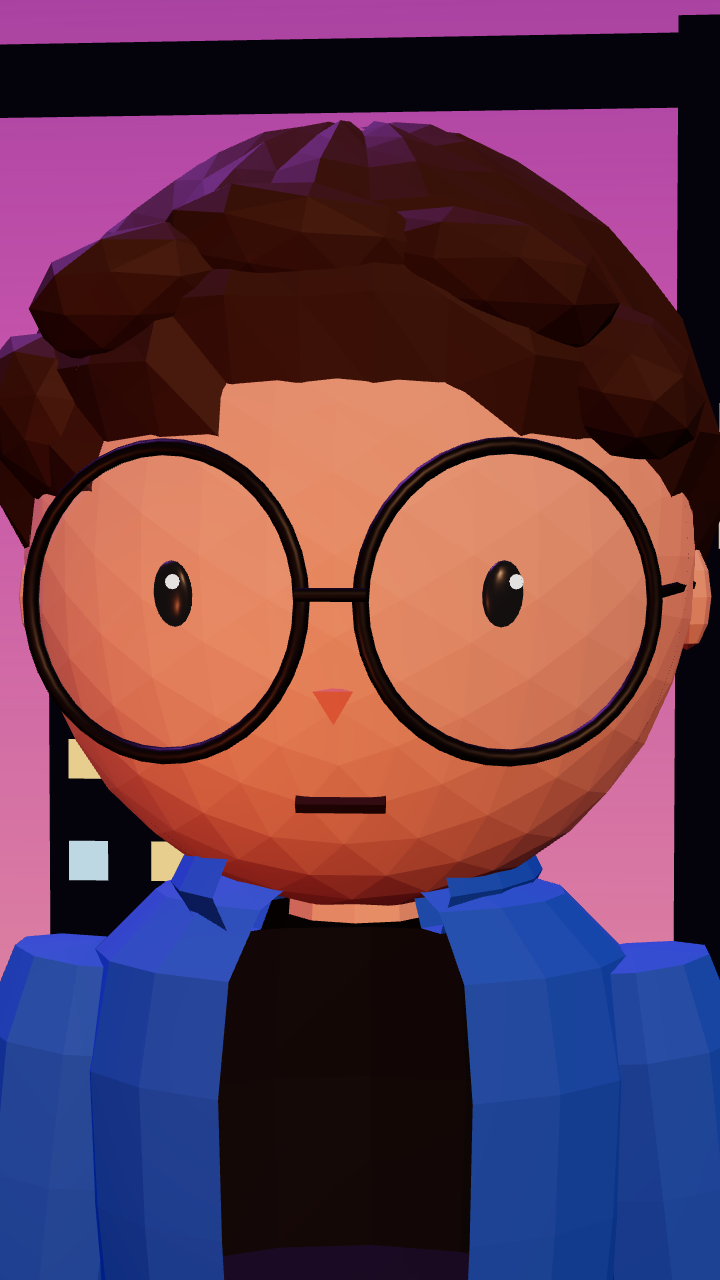
#> input picture characters/host-male/views/00_hero_reel_closeup.png, 720 x 1280 px
$ python -i render.py   (imports and definitions only)
#> lines starting #> are read from the running program, lines starting #| are printed output that depends on the picture
#> (reads reel_edit/project_source/track.json from the repository)
### reel_edit/project_source/lib.py
"""Motion-graphics primitives: premultiplied RGBA sprites, text, easing, blitting."""
import numpy as np, cv2, math
from PIL import Image, ImageDraw, ImageFont, ImageFilter

FD = __file__.rsplit("/", 1)[0] + "/fonts/"
W, H, FPS = 1080, 1920, 30

# ---------------------------------------------------------------- fonts
_fc = {}
def font(name, size, wght=None, opsz=None):
    k = (name, size, wght, opsz)
    if k in _fc: return _fc[k]
    f = ImageFont.truetype(FD + name, size, layout_engine=ImageFont.Layout.RAQM)
    if name == "Inter.ttf": f.set_variation_by_axes([opsz or 32, wght or 600])
    elif name in ("Montserrat.ttf", "Unbounded.ttf"): f.set_variation_by_axes([wght or 900])
    elif name == "BigShoulders.ttf": f.set_variation_by_axes([wght or 900, 72])
    _fc[k] = f; return f

BLACK = lambda s: font("Montserrat.ttf", s, 900)
XBOLD = lambda s: font("Montserrat.ttf", s, 800)
ANTON = lambda s: font("Anton-Regular.ttf", s)
INTER = lambda s, w=600: font("Inter.ttf", s, w)
SERIF = lambda s: font("InstrumentSerif-Italic.ttf", s)

# ---------------------------------------------------------------- colours
WHITE_G = ((255, 255, 255), (255, 233, 205))
LIME_G = ((240, 255, 130), (128, 255, 64))
LIME = (190, 255, 80)
RED = (255, 64, 64)
GOLD_G = ((255, 240, 170), (255, 190, 60))

# ---------------------------------------------------------------- easing
def clamp(x, a=0.0, b=1.0): return max(a, min(b, x))
def prog(t, t0, d): return clamp((t - t0) / d) if d > 0 else float(t >= t0)
def e_out_cubic(x): return 1 - (1 - x) ** 3
def e_in_cubic(x): return x ** 3
def e_io_cubic(x): return 4 * x ** 3 if x < .5 else 1 - (-2 * x + 2) ** 3 / 2
def e_out_expo(x): return 1 if x >= 1 else 1 - 2 ** (-10 * x)
def e_out_back(x, s=1.9): x -= 1; return 1 + (s + 1) * x ** 3 + s * x ** 2
def e_out_elastic(x):
    if x <= 0 or x >= 1: return x
    return 2 ** (-10 * x) * math.sin((x * 10 - .75) * 2 * math.pi / 3) + 1
def lerp(a, b, x): return a + (b - a) * x

# ---------------------------------------------------------------- sprites
class Sprite:
    """premultiplied float32 RGBA, anchor = centre."""
    def __init__(self, arr): self.a = arr.astype(np.float32)
    @property
    def w(self): return self.a.shape[1]
    @property
    def h(self): return self.a.shape[0]

# [70 lines left out: functions pil_to_sprite, grad, text_mask, make_text, not called in this run]

def pil_canvas(w, h): return Image.new("RGBA", (w, h), (0, 0, 0, 0))

# [54 lines left out: functions rounded_card, blit, not called in this run]

def new_canvas(): return np.zeros((H, W, 4), np.float32)

def over(dst, src):
    dst *= (1 - src[..., 3:4]); dst += src

### reel_edit/project_source/render.py
import sys, os, subprocess, numpy as np, cv2, math, time
from multiprocessing import Pool
# [1 line not run here, left out]
from lib import W, H, FPS
import timeline as TL

SRC_W, SRC_H = 720, 1280
MODE = sys.argv[1] if len(sys.argv) > 1 else "test"   # test | full
# [1 line not run here, left out]

def load_src():
    p = subprocess.run(["ffmpeg", "-v", "error", "-i", "src/in.mp4", "-vf", "scale=in_color_matrix=bt709:in_range=tv,format=rgb24",
                        "-f", "rawvideo", "-"], capture_output=True, check=True).stdout
    return np.frombuffer(p, np.uint8).reshape(-1, SRC_H, SRC_W, 3)
def load_alpha():
    p = subprocess.run(["ffmpeg", "-v", "error", "-i", "matte/alpha.avi", "-f", "rawvideo", "-pix_fmt", "gray", "-"],
                       capture_output=True, check=True).stdout
    return np.frombuffer(p, np.uint8).reshape(-1, SRC_H, SRC_W)

SRC = ALPHA = None
yy, xx = np.mgrid[0:H, 0:W].astype(np.float32)
_r = np.sqrt(((xx - W / 2) / (W * .62)) ** 2 + ((yy - H * .45) / (H * .62)) ** 2)
VIGN = (1 - .38 * np.clip(_r - .45, 0, 1) ** 1.6 / .55 ** 1.6).clip(.55, 1)[..., None].astype(np.float32)

def render_frame(i):
    t = i / FPS
    M, z = TL.camera(t)
    Ms = M.copy(); Ms[:, :2] *= 1.5
    fr = cv2.warpAffine(SRC[i], Ms, (W, H), flags=cv2.INTER_LANCZOS4, borderMode=cv2.BORDER_REFLECT).astype(np.float32) / 255
    al = cv2.warpAffine(ALPHA[i], Ms, (W, H), flags=cv2.INTER_LINEAR, borderMode=cv2.BORDER_REPLICATE).astype(np.float32)[..., None] / 255
    # gentle detail recovery after upscale
    bl = cv2.GaussianBlur(fr, (0, 0), 1.3); fr = np.clip(fr + .32 * (fr - bl), 0, 1)
    # background-only grade: slightly darker, less saturated, vignette (person untouched)
    lum = fr @ np.array([.2126, .7152, .0722], np.float32)
    bg = (fr * .88 + lum[..., None] * .12) * .86 * VIGN
    base = fr * al + bg * (1 - al)
    comp = base.copy()
    layers = {}
    act = [e for e in TL.ELEMENTS if e["t0"] <= t < e["t1"]]
    for e in [e for e in act if e["layer"] == "back"] + [e for e in act if e["layer"] == "front"]:
        cv = np.zeros((H, W, 4), np.float32)
        e["draw"](cv, t)
        if e["layer"] == "back":
            cv = cv2.warpAffine(cv, M, (W, H), flags=cv2.INTER_LINEAR, borderMode=cv2.BORDER_CONSTANT)
            cv *= (1 - al)
        cv = np.clip(cv, 0, 1)
        comp = comp * (1 - cv[..., 3:4]) + cv[..., :3]
        if MODE == "full": layers[e["name"]] = cv
    to8 = lambda x: (np.clip(x, 0, 1) * 255 + .5).astype(np.uint8)
    lay8 = {}
    for k, cv in layers.items():
        a = cv[..., 3:4]; rgb = np.where(a > 1e-4, cv[..., :3] / np.maximum(a, 1e-4), 0)
        lay8[k] = to8(np.concatenate([rgb, a], -1))
    return i, to8(base), to8(comp), lay8

def init():
    global SRC, ALPHA
    SRC, ALPHA = load_src(), load_alpha()

def enc(path):
    return subprocess.Popen(["ffmpeg", "-v", "error", "-y", "-f", "rawvideo", "-pix_fmt", "rgb24", "-s", f"{W}x{H}", "-r", str(FPS), "-i", "-",
                             "-vf", "scale=out_color_matrix=bt709:out_range=tv,format=yuv420p",
                             "-c:v", "libx264", "-preset", "slow", "-crf", "13", "-profile:v", "high", "-tune", "film",
                             "-colorspace", "bt709", "-color_primaries", "bt709", "-color_trc", "bt709", "-color_range", "tv",
                             "-movflags", "+faststart", path], stdin=subprocess.PIPE)

# [22 lines not run here, left out]

>>> import cv2
>>> picture = cv2.cvtColor(cv2.imread('../../characters/host-male/views/00_hero_reel_closeup.png'), cv2.COLOR_BGR2RGB)
>>> result = render_frame(picture)
#> in render_frame, `t = i / FPS`:
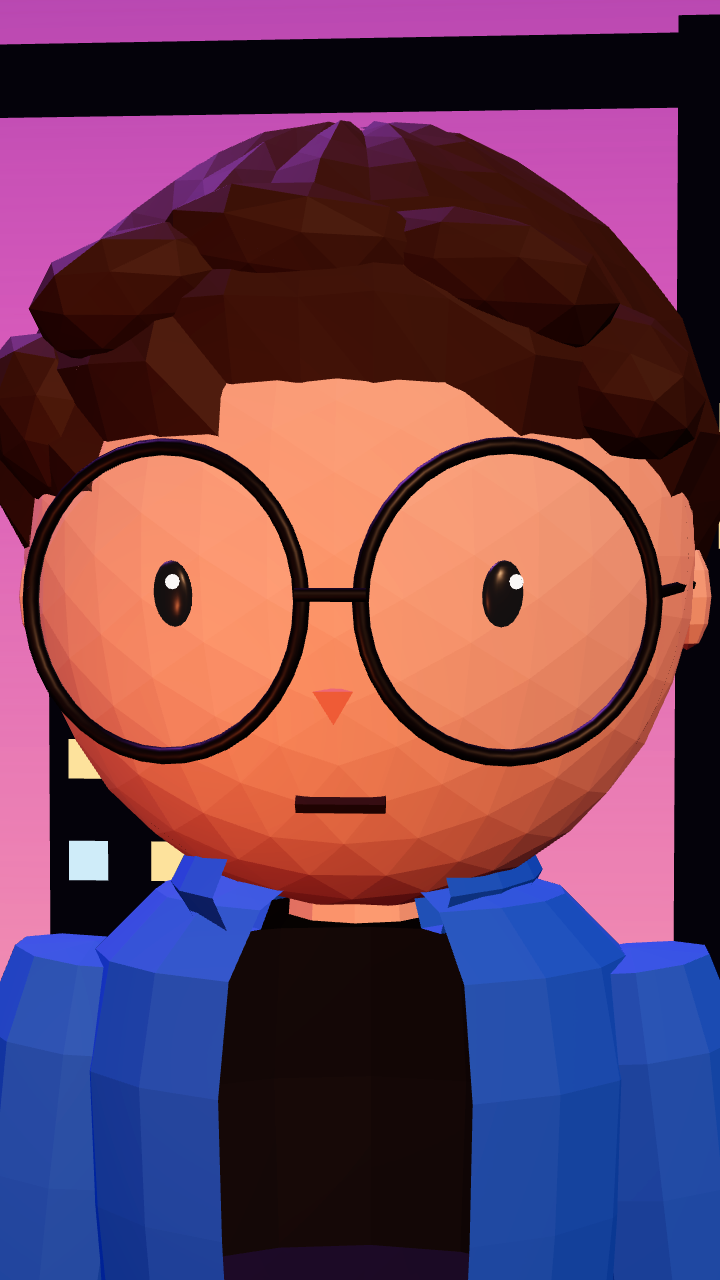
#> t: shape (1280, 720, 3) float64; mean R, G, B 3.26, 1.94, 2.59; drawn with min black and max white
#> (the run stopped early here; a loop or call above may not have finished)
